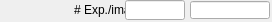
   <widget class="caFrame" name="caFrame_9">
    <property name="geometry">
     <rect>
      <x>400</x>
      <y>335</y>
      <width>272</width>
      <height>22</height>
     </rect>
    </property>
    <widget class="caLabel" name="caLabel_21">
     <property name="geometry">
      <rect>
       <x>0</x>
       <y>0</y>
       <width>144</width>
       <height>20</height>
      </rect>
     </property>
     <property name="frameShape">
      <enum>QFrame::NoFrame</enum>
     </property>
     <property name="text">
      <string># Exp./image</string>
     </property>
     <property name="alignment">
      <set>Qt::AlignAbsolute|Qt::AlignRight|Qt::AlignTrailing|Qt::AlignVCenter</set>
     </property>
     <property name="fontScaleMode">
      <enum>ESimpleLabel::WidthAndHeight</enum>
     </property>
     <property name="foreground">
      <color>
       <red>0</red>
       <green>0</green>
       <blue>0</blue>
      </color>
     </property>
     <property name="background">
      <color alpha="0">
       <red>0</red>
       <green>0</green>
       <blue>0</blue>
      </color>
     </property>
    </widget>
    <widget class="caTextEntry" name="caTextEntry_5">
     <property name="geometry">
      <rect>
       <x>125</x>
       <y>0</y>
       <width>60</width>
       <height>20</height>
      </rect>
     </property>
     <property name="channel" stdset="0">
      <string>$(P)$(R)NumExposures</string>
     </property>
     <property name="foreground">
      <color>
       <red>0</red>
       <green>0</green>
       <blue>0</blue>
      </color>
     </property>
     <property name="background">
      <color>
       <red>115</red>
       <green>223</green>
       <blue>255</blue>
      </color>
     </property>
     <property name="colorMode">
      <enum>caLineEdit::Static</enum>
     </property>
     <property name="precisionMode">
      <enum>caLineEdit::Channel</enum>
     </property>
     <property name="limitsMode">
      <enum>caLineEdit::Channel</enum>
     </property>
     <property name="maxValue">
      <double>1.000000000000000</double>
     </property>
     <property name="minValue">
      <double>0.000000000000000</double>
     </property>
     <property name="fontScaleMode">
      <enum>caLineEdit::WidthAndHeight</enum>
     </property>
     <property name="formatType">
      <enum>caLineEdit::decimal</enum>
     </property>
    </widget>
    <widget class="caLineEdit" name="caLineEdit_10">
     <property name="geometry">
      <rect>
       <x>190</x>
       <y>1</y>
       <width>80</width>
       <height>18</height>
      </rect>
     </property>
     <property name="alignment">
      <set>Qt::AlignAbsolute|Qt::AlignLeading|Qt::AlignLeft|Qt::AlignVCenter</set>
     </property>
     <property name="channel" stdset="0">
      <string>$(P)$(R)NumExposures_RBV</string>
     </property>
     <property name="foreground">
      <color>
       <red>10</red>
       <green>0</green>
       <blue>184</blue>
      </color>
     </property>
     <property name="background">
      <color>
       <red>187</red>
       <green>187</green>
       <blue>187</blue>
      </color>
     </property>
     <property name="colorMode">
      <enum>caLineEdit::Static</enum>
     </property>
     <property name="precisionMode">
      <enum>caLineEdit::Channel</enum>
     </property>
     <property name="limitsMode">
      <enum>caLineEdit::Channel</enum>
     </property>
     <property name="maxValue">
      <double>1.000000000000000</double>
     </property>
     <property name="minValue">
      <double>0.000000000000000</double>
     </property>
     <property name="fontScaleMode">
      <enum>caLineEdit::WidthAndHeight</enum>
     </property>
     <property name="formatType">
      <enum>caLineEdit::decimal</enum>
     </property>
    </widget>
   </widget>
